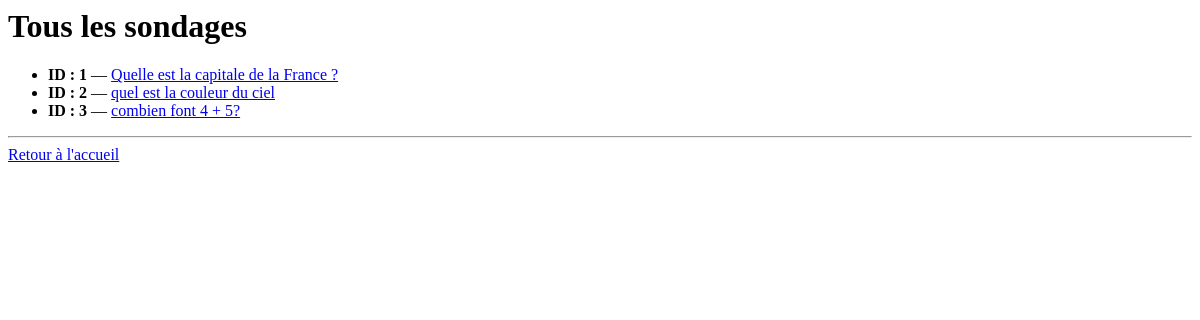
The app's page /polls/all/, older data.
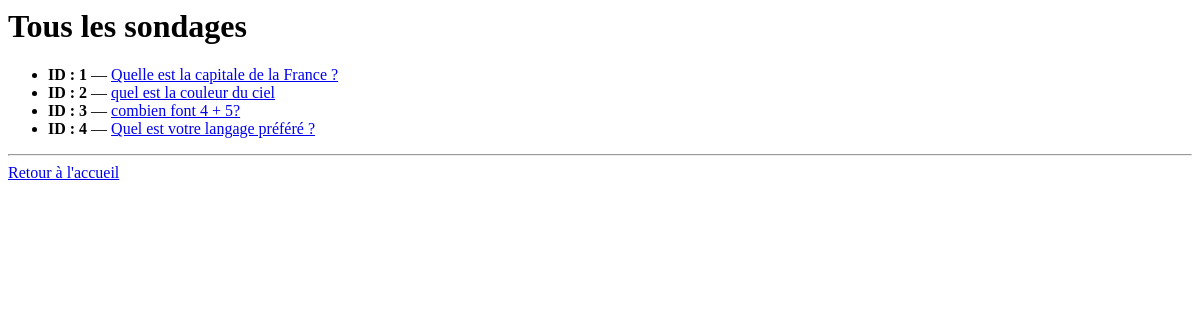
The same page, newer data.
### polls/models.py (models this page shows, shortened)
class Question(models.Model):
    question_text = models.CharField(max_length=200)
    pub_date = models.DateTimeField('date published')

### polls/views.py (the view)
# urls.py: path("all/", views.all_polls, name="all_polls"),
def all_polls(request):
    all_questions = Question.objects.all()
    return render(request, "polls/all.html", {"all_questions": all_questions})

### polls/templates/polls/all.html
<h1>Tous les sondages</h1>
<ul>
{% for question in all_questions %}
    <li>
        <strong>ID : {{ question.id }}</strong> —
        <a href="{% url 'polls:frequency' question.id %}">
            {{ question.question_text }}
        </a>
    </li>
{% empty %}
    <li>Aucun sondage n'est disponible pour le moment.</li>
{% endfor %}
</ul>
<hr>
<a href="{% url 'polls:index' %}">Retour à l'accueil</a>

Row changes from the older to the newer data that the page shows:
added Question: id "4", question_text "Quel est votre langage préféré ?"
